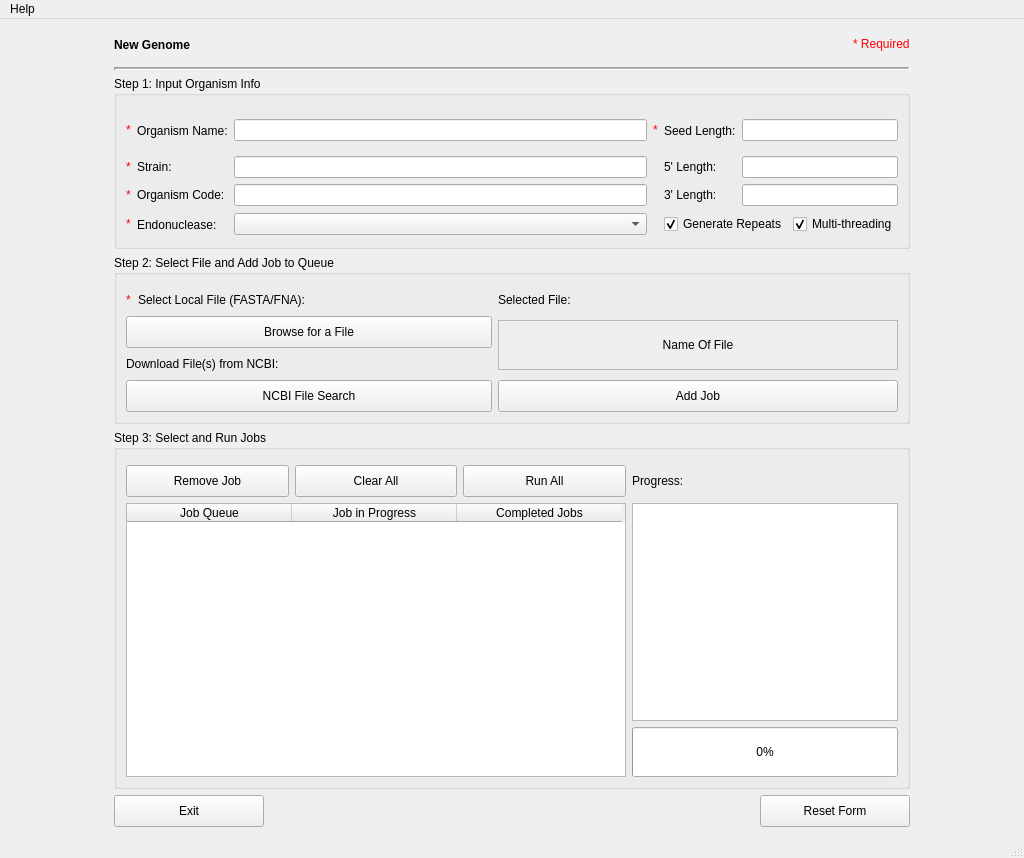
<?xml version="1.0" encoding="UTF-8"?>
<ui version="4.0">
 <class>MainWindow</class>
 <widget class="QMainWindow" name="MainWindow">
  <property name="geometry">
   <rect>
    <x>0</x>
    <y>0</y>
    <width>1024</width>
    <height>858</height>
   </rect>
  </property>
  <property name="font">
   <font>
    <family>Arial</family>
    <weight>50</weight>
    <italic>false</italic>
    <bold>false</bold>
   </font>
  </property>
  <property name="windowTitle">
   <string>New Genome</string>
  </property>
  <property name="styleSheet">
   <string notr="true">font: 16px 'Arial';</string>
  </property>
  <widget class="QWidget" name="centralwidget">
   <property name="styleSheet">
    <string notr="true"/>
   </property>
   <layout class="QGridLayout" name="gridLayout_9">
    <item row="4" column="3">
     <spacer name="horizontalSpacer_3">
      <property name="orientation">
       <enum>Qt::Horizontal</enum>
      </property>
      <property name="sizeHint" stdset="0">
       <size>
        <width>40</width>
        <height>20</height>
       </size>
      </property>
     </spacer>
    </item>
    <item row="4" column="1" colspan="2">
     <layout class="QGridLayout" name="gridLayout_7">
      <item row="2" column="0" colspan="2">
       <widget class="QGroupBox" name="Step3">
        <property name="maximumSize">
         <size>
          <width>850</width>
          <height>16777215</height>
         </size>
        </property>
        <property name="font">
         <font>
          <family>Arial</family>
          <weight>50</weight>
          <italic>false</italic>
          <bold>false</bold>
         </font>
        </property>
        <property name="styleSheet">
         <string notr="true"/>
        </property>
        <property name="title">
         <string>Step 3: Select and Run Jobs</string>
        </property>
        <layout class="QGridLayout" name="gridLayout_8">
         <property name="topMargin">
          <number>15</number>
         </property>
         <item row="0" column="1">
          <widget class="QLabel" name="label_4">
           <property name="text">
            <string>Progress:</string>
           </property>
          </widget>
         </item>
         <item row="3" column="0" rowspan="3">
          <widget class="QTableWidget" name="job_Table">
           <property name="sizePolicy">
            <sizepolicy hsizetype="Preferred" vsizetype="Expanding">
             <horstretch>0</horstretch>
             <verstretch>0</verstretch>
            </sizepolicy>
           </property>
           <property name="minimumSize">
            <size>
             <width>500</width>
             <height>250</height>
            </size>
           </property>
           <property name="maximumSize">
            <size>
             <width>16777215</width>
             <height>16777215</height>
            </size>
           </property>
           <attribute name="horizontalHeaderDefaultSectionSize">
            <number>165</number>
           </attribute>
           <attribute name="horizontalHeaderMinimumSectionSize">
            <number>50</number>
           </attribute>
           <column>
            <property name="text">
             <string>Job Queue</string>
            </property>
            <property name="textAlignment">
             <set>AlignCenter</set>
            </property>
           </column>
           <column>
            <property name="text">
             <string>Job in Progress</string>
            </property>
            <property name="textAlignment">
             <set>AlignCenter</set>
            </property>
           </column>
           <column>
            <property name="text">
             <string>Completed Jobs</string>
            </property>
            <property name="textAlignment">
             <set>AlignCenter</set>
            </property>
           </column>
          </widget>
         </item>
         <item row="5" column="1" colspan="2">
          <widget class="QProgressBar" name="progressBar">
           <property name="minimumSize">
            <size>
             <width>0</width>
             <height>50</height>
            </size>
           </property>
           <property name="value">
            <number>0</number>
           </property>
          </widget>
         </item>
         <item row="3" column="1" rowspan="2" colspan="2">
          <widget class="QTextBrowser" name="output_browser">
           <property name="minimumSize">
            <size>
             <width>0</width>
             <height>0</height>
            </size>
           </property>
           <property name="verticalScrollBarPolicy">
            <enum>Qt::ScrollBarAsNeeded</enum>
           </property>
           <property name="horizontalScrollBarPolicy">
            <enum>Qt::ScrollBarAsNeeded</enum>
           </property>
           <property name="sizeAdjustPolicy">
            <enum>QAbstractScrollArea::AdjustIgnored</enum>
           </property>
           <property name="lineWrapMode">
            <enum>QTextEdit::NoWrap</enum>
           </property>
          </widget>
         </item>
         <item row="0" column="0">
          <layout class="QGridLayout" name="gridLayout_4">
           <property name="sizeConstraint">
            <enum>QLayout::SetFixedSize</enum>
           </property>
           <item row="0" column="1">
            <widget class="QPushButton" name="clearButton">
             <property name="minimumSize">
              <size>
               <width>0</width>
               <height>32</height>
              </size>
             </property>
             <property name="text">
              <string>Clear All</string>
             </property>
            </widget>
           </item>
           <item row="0" column="0">
            <widget class="QPushButton" name="remove_job">
             <property name="minimumSize">
              <size>
               <width>0</width>
               <height>32</height>
              </size>
             </property>
             <property name="text">
              <string>Remove Job</string>
             </property>
            </widget>
           </item>
           <item row="0" column="2">
            <widget class="QPushButton" name="runButton">
             <property name="minimumSize">
              <size>
               <width>0</width>
               <height>32</height>
              </size>
             </property>
             <property name="text">
              <string>Run All</string>
             </property>
            </widget>
           </item>
          </layout>
         </item>
        </layout>
       </widget>
      </item>
      <item row="1" column="0" colspan="2">
       <widget class="QGroupBox" name="Step2">
        <property name="minimumSize">
         <size>
          <width>796</width>
          <height>169</height>
         </size>
        </property>
        <property name="maximumSize">
         <size>
          <width>850</width>
          <height>169</height>
         </size>
        </property>
        <property name="styleSheet">
         <string notr="true"/>
        </property>
        <property name="title">
         <string>Step 2: Select File and Add Job to Queue</string>
        </property>
        <layout class="QGridLayout" name="gridLayout_3">
         <property name="topMargin">
          <number>15</number>
         </property>
         <item row="1" column="1" rowspan="2">
          <widget class="QScrollArea" name="scrollArea">
           <property name="maximumSize">
            <size>
             <width>400</width>
             <height>50</height>
            </size>
           </property>
           <property name="widgetResizable">
            <bool>true</bool>
           </property>
           <widget class="QWidget" name="scrollAreaWidgetContents">
            <property name="geometry">
             <rect>
              <x>0</x>
              <y>0</y>
              <width>398</width>
              <height>48</height>
             </rect>
            </property>
            <layout class="QHBoxLayout" name="horizontalLayout_4">
             <item>
              <widget class="QLabel" name="s_file">
               <property name="font">
                <font>
                 <family>Arial</family>
                 
                 <weight>50</weight>
                 <italic>false</italic>
                 <bold>false</bold>
                </font>
               </property>
               <property name="styleSheet">
                <string notr="true"/>
               </property>
               <property name="text">
                <string>Name Of File</string>
               </property>
               <property name="alignment">
                <set>Qt::AlignCenter</set>
               </property>
              </widget>
             </item>
            </layout>
           </widget>
          </widget>
         </item>
         <item row="0" column="0">
          <layout class="QGridLayout" name="gridLayout_10">
           <item row="0" column="0">
            <widget class="QLabel" name="label_17">
             <property name="sizePolicy">
              <sizepolicy hsizetype="Minimum" vsizetype="Preferred">
               <horstretch>0</horstretch>
               <verstretch>0</verstretch>
              </sizepolicy>
             </property>
             <property name="maximumSize">
              <size>
               <width>6</width>
               <height>16777215</height>
              </size>
             </property>
             <property name="text">
              <string>&lt;html&gt;&lt;head/&gt;&lt;body&gt;&lt;p&gt;&lt;span style=&quot; color:#fc0107;&quot;&gt;*&lt;/span&gt;&lt;/p&gt;&lt;/body&gt;&lt;/html&gt;</string>
             </property>
            </widget>
           </item>
           <item row="0" column="1">
            <widget class="QLabel" name="label_5">
             <property name="text">
              <string>Select Local File (FASTA/FNA):</string>
             </property>
            </widget>
           </item>
          </layout>
         </item>
         <item row="0" column="1">
          <widget class="QLabel" name="label_7">
           <property name="maximumSize">
            <size>
             <width>325</width>
             <height>23</height>
            </size>
           </property>
           <property name="text">
            <string>Selected File:</string>
           </property>
          </widget>
         </item>
         <item row="1" column="0">
          <widget class="QPushButton" name="browseForFile">
           <property name="minimumSize">
            <size>
             <width>0</width>
             <height>32</height>
            </size>
           </property>
           <property name="text">
            <string>Browse for a File</string>
           </property>
          </widget>
         </item>
         <item row="2" column="0">
          <widget class="QLabel" name="label_11">
           <property name="text">
            <string>Download File(s) from NCBI:</string>
           </property>
          </widget>
         </item>
         <item row="3" column="0">
          <widget class="QPushButton" name="NCBI_File_Search">
           <property name="minimumSize">
            <size>
             <width>0</width>
             <height>32</height>
            </size>
           </property>
           <property name="text">
            <string>NCBI File Search</string>
           </property>
          </widget>
         </item>
         <item row="3" column="1">
          <widget class="QPushButton" name="submitButton">
           <property name="minimumSize">
            <size>
             <width>0</width>
             <height>32</height>
            </size>
           </property>
           <property name="text">
            <string>Add Job</string>
           </property>
          </widget>
         </item>
        </layout>
       </widget>
      </item>
      <item row="0" column="0" colspan="2" alignment="Qt::AlignHCenter">
       <widget class="QGroupBox" name="Step1">
        <property name="minimumSize">
         <size>
          <width>796</width>
          <height>173</height>
         </size>
        </property>
        <property name="maximumSize">
         <size>
          <width>850</width>
          <height>173</height>
         </size>
        </property>
        <property name="font">
         <font>
          <family>Arial</family>
          
          <weight>50</weight>
          <italic>false</italic>
          <bold>false</bold>
         </font>
        </property>
        <property name="styleSheet">
         <string notr="true"/>
        </property>
        <property name="title">
         <string>Step 1: Input Organism Info</string>
        </property>
        <layout class="QGridLayout" name="gridLayout_2">
         <property name="topMargin">
          <number>15</number>
         </property>
         <item row="0" column="0" rowspan="4" colspan="3">
          <layout class="QGridLayout" name="gridLayout">
           <item row="0" column="0" rowspan="4">
            <widget class="QLabel" name="label_12">
             <property name="text">
              <string>&lt;html&gt;&lt;head/&gt;&lt;body&gt;&lt;p&gt;&lt;span style=&quot; color:#fc0107;&quot;&gt;*&lt;/span&gt;&lt;/p&gt;&lt;/body&gt;&lt;/html&gt;</string>
             </property>
            </widget>
           </item>
           <item row="5" column="0">
            <widget class="QLabel" name="label_13">
             <property name="text">
              <string>&lt;html&gt;&lt;head/&gt;&lt;body&gt;&lt;p&gt;&lt;span style=&quot; color:#fc0107;&quot;&gt;*&lt;/span&gt;&lt;/p&gt;&lt;/body&gt;&lt;/html&gt;</string>
             </property>
            </widget>
           </item>
           <item row="0" column="1" rowspan="4">
            <widget class="QLabel" name="OrganismName">
             <property name="text">
              <string>Organism Name:</string>
             </property>
            </widget>
           </item>
           <item row="0" column="4" rowspan="4">
            <widget class="QLabel" name="label_2">
             <property name="toolTip">
              <string>&lt;html&gt;&lt;head/&gt;&lt;body&gt;&lt;p&gt;The length in nucleotides of the region of gRNA most crucial&lt;/p&gt;&lt;p&gt;for gRNA binding. CASPER uses this value to find repeated&lt;/p&gt;&lt;p&gt;gRNA sequences.&lt;/p&gt;&lt;/body&gt;&lt;/html&gt;</string>
             </property>
             <property name="text">
              <string>Seed Length:</string>
             </property>
            </widget>
           </item>
           <item row="0" column="5" rowspan="4" colspan="2">
            <widget class="QLineEdit" name="seed_length">
             <property name="maximumSize">
              <size>
               <width>16777215</width>
               <height>16777215</height>
              </size>
             </property>
             <property name="readOnly">
              <bool>true</bool>
             </property>
            </widget>
           </item>
           <item row="4" column="5" colspan="2">
            <widget class="QLineEdit" name="five_length">
             <property name="maximumSize">
              <size>
               <width>16777215</width>
               <height>16777215</height>
              </size>
             </property>
             <property name="readOnly">
              <bool>true</bool>
             </property>
            </widget>
           </item>
           <item row="6" column="0" rowspan="2">
            <widget class="QLabel" name="label_14">
             <property name="text">
              <string>&lt;html&gt;&lt;head/&gt;&lt;body&gt;&lt;p&gt;&lt;span style=&quot; color:#fc0107;&quot;&gt;*&lt;/span&gt;&lt;/p&gt;&lt;/body&gt;&lt;/html&gt;</string>
             </property>
            </widget>
           </item>
           <item row="5" column="1">
            <widget class="QLabel" name="label">
             <property name="toolTip">
              <string>The organism code is the manner in which CASPER will label its data files
and references for the organism you are importing here.</string>
             </property>
             <property name="text">
              <string>Organism Code:</string>
             </property>
            </widget>
           </item>
           <item row="0" column="2" rowspan="4">
            <widget class="QLineEdit" name="orgName">
             <property name="maximumSize">
              <size>
               <width>16777215</width>
               <height>16777215</height>
              </size>
             </property>
            </widget>
           </item>
           <item row="4" column="1">
            <widget class="QLabel" name="Subspecies">
             <property name="toolTip">
              <string/>
             </property>
             <property name="text">
              <string>Strain:</string>
             </property>
            </widget>
           </item>
           <item row="6" column="2" rowspan="2">
            <widget class="QComboBox" name="comboBoxEndo">
             <property name="maximumSize">
              <size>
               <width>16777215</width>
               <height>16777215</height>
              </size>
             </property>
            </widget>
           </item>
           <item row="5" column="4">
            <widget class="QLabel" name="label_9">
             <property name="toolTip">
              <string>&lt;html&gt;&lt;head/&gt;&lt;body&gt;&lt;p&gt;Length in nucleotides of gRNA sequence downstream (3')&lt;/p&gt;&lt;p&gt;of the seed.&lt;/p&gt;&lt;/body&gt;&lt;/html&gt;</string>
             </property>
             <property name="text">
              <string>3' Length:</string>
             </property>
            </widget>
           </item>
           <item row="6" column="6" rowspan="2">
            <widget class="QCheckBox" name="mt">
             <property name="text">
              <string>Multi-threading</string>
             </property>
             <property name="checked">
              <bool>true</bool>
             </property>
            </widget>
           </item>
           <item row="4" column="4">
            <widget class="QLabel" name="label_3">
             <property name="toolTip">
              <string>&lt;html&gt;&lt;head/&gt;&lt;body&gt;&lt;p&gt;Length in nucleotides of gRNA sequence upstream (5')&lt;/p&gt;&lt;p&gt;of the seed.&lt;/p&gt;&lt;/body&gt;&lt;/html&gt;</string>
             </property>
             <property name="text">
              <string>5' Length:</string>
             </property>
            </widget>
           </item>
           <item row="5" column="2">
            <widget class="QLineEdit" name="orgCode">
             <property name="maximumSize">
              <size>
               <width>16777215</width>
               <height>16777215</height>
              </size>
             </property>
            </widget>
           </item>
           <item row="6" column="1" rowspan="2">
            <widget class="QLabel" name="endoNameLabel">
             <property name="toolTip">
              <string>The Cas endonuclease selected determines the gRNA
search parameters</string>
             </property>
             <property name="text">
              <string>Endonuclease:</string>
             </property>
            </widget>
           </item>
           <item row="4" column="2">
            <widget class="QLineEdit" name="strainName">
             <property name="maximumSize">
              <size>
               <width>16777215</width>
               <height>16777215</height>
              </size>
             </property>
            </widget>
           </item>
           <item row="5" column="5" colspan="2">
            <widget class="QLineEdit" name="three_length">
             <property name="maximumSize">
              <size>
               <width>16777215</width>
               <height>16777215</height>
              </size>
             </property>
             <property name="readOnly">
              <bool>true</bool>
             </property>
            </widget>
           </item>
           <item row="6" column="4" rowspan="2" colspan="2">
            <widget class="QCheckBox" name="repeats_box">
             <property name="text">
              <string>Generate Repeats</string>
             </property>
             <property name="checked">
              <bool>true</bool>
             </property>
            </widget>
           </item>
           <item row="0" column="3" rowspan="4">
            <widget class="QLabel" name="label_15">
             <property name="text">
              <string>&lt;html&gt;&lt;head/&gt;&lt;body&gt;&lt;p&gt;&lt;span style=&quot; color:#fc0107;&quot;&gt;*&lt;/span&gt;&lt;/p&gt;&lt;/body&gt;&lt;/html&gt;</string>
             </property>
            </widget>
           </item>
           <item row="4" column="0">
            <widget class="QLabel" name="label_6">
             <property name="text">
              <string>&lt;html&gt;&lt;head/&gt;&lt;body&gt;&lt;p&gt;&lt;span style=&quot; color:#fc0107;&quot;&gt;*&lt;/span&gt;&lt;/p&gt;&lt;/body&gt;&lt;/html&gt;</string>
             </property>
            </widget>
           </item>
          </layout>
         </item>
        </layout>
       </widget>
      </item>
     </layout>
    </item>
    <item row="1" column="1" colspan="2">
     <widget class="Line" name="line_2">
      <property name="lineWidth">
       <number>2</number>
      </property>
      <property name="midLineWidth">
       <number>1</number>
      </property>
      <property name="orientation">
       <enum>Qt::Horizontal</enum>
      </property>
     </widget>
    </item>
    <item row="5" column="1">
     <widget class="QPushButton" name="contButton">
      <property name="minimumSize">
       <size>
        <width>150</width>
        <height>32</height>
       </size>
      </property>
      <property name="maximumSize">
       <size>
        <width>150</width>
        <height>16777215</height>
       </size>
      </property>
      <property name="font">
       <font>
        <family>Arial</family>
        
        <weight>50</weight>
        <italic>false</italic>
        <bold>false</bold>
       </font>
      </property>
      <property name="styleSheet">
       <string notr="true"/>
      </property>
      <property name="text">
       <string>Exit</string>
      </property>
     </widget>
    </item>
    <item row="5" column="2" alignment="Qt::AlignRight">
     <widget class="QPushButton" name="resetButton">
      <property name="minimumSize">
       <size>
        <width>150</width>
        <height>32</height>
       </size>
      </property>
      <property name="maximumSize">
       <size>
        <width>150</width>
        <height>16777215</height>
       </size>
      </property>
      <property name="text">
       <string>Reset Form</string>
      </property>
     </widget>
    </item>
    <item row="0" column="2" alignment="Qt::AlignRight">
     <widget class="QLabel" name="label_16">
      <property name="maximumSize">
       <size>
        <width>16777215</width>
        <height>33</height>
       </size>
      </property>
      <property name="text">
       <string>&lt;html&gt;&lt;head/&gt;&lt;body&gt;&lt;p&gt;&lt;span style=&quot; color:#fc0107;&quot;&gt;* Required&lt;/span&gt;&lt;/p&gt;&lt;/body&gt;&lt;/html&gt;</string>
      </property>
     </widget>
    </item>
    <item row="0" column="1">
     <widget class="QLabel" name="label_8">
      <property name="minimumSize">
       <size>
        <width>0</width>
        <height>0</height>
       </size>
      </property>
      <property name="maximumSize">
       <size>
        <width>16777215</width>
        <height>50</height>
       </size>
      </property>
      <property name="font">
       <font>
        <family>Arial</family>
        
        <weight>75</weight>
        <italic>false</italic>
        <bold>true</bold>
       </font>
      </property>
      <property name="styleSheet">
       <string notr="true">font: bold 20px 'Arial';</string>
      </property>
      <property name="text">
       <string>New Genome</string>
      </property>
      <property name="scaledContents">
       <bool>false</bool>
      </property>
     </widget>
    </item>
    <item row="4" column="0">
     <spacer name="horizontalSpacer_2">
      <property name="orientation">
       <enum>Qt::Horizontal</enum>
      </property>
      <property name="sizeHint" stdset="0">
       <size>
        <width>40</width>
        <height>20</height>
       </size>
      </property>
     </spacer>
    </item>
   </layout>
  </widget>
  <widget class="QStatusBar" name="statusbar"/>
  <widget class="QMenuBar" name="menubar">
   <property name="geometry">
    <rect>
     <x>0</x>
     <y>0</y>
     <width>1024</width>
     <height>24</height>
    </rect>
   </property>
   <widget class="QMenu" name="menuHelp">
    <property name="title">
     <string>Help</string>
    </property>
    <addaction name="visit_repo"/>
    <addaction name="go_ncbi"/>
   </widget>
   <addaction name="menuHelp"/>
  </widget>
  <action name="actionExisting_Organism">
   <property name="text">
    <string>Existing Organism</string>
   </property>
  </action>
  <action name="actionAdd_Endonuclease">
   <property name="text">
    <string>Add Endonuclease</string>
   </property>
  </action>
  <action name="actionView_Statistics">
   <property name="text">
    <string>View Statistics</string>
   </property>
  </action>
  <action name="actionChange_Directory">
   <property name="text">
    <string>Change Directory</string>
   </property>
  </action>
  <action name="visit_repo">
   <property name="text">
    <string>Visit Repository</string>
   </property>
  </action>
  <action name="go_ncbi">
   <property name="text">
    <string>Go to NCBI</string>
   </property>
  </action>
 </widget>
 <tabstops>
  <tabstop>orgName</tabstop>
  <tabstop>strainName</tabstop>
  <tabstop>orgCode</tabstop>
  <tabstop>comboBoxEndo</tabstop>
  <tabstop>repeats_box</tabstop>
  <tabstop>mt</tabstop>
  <tabstop>browseForFile</tabstop>
  <tabstop>remove_job</tabstop>
  <tabstop>clearButton</tabstop>
  <tabstop>runButton</tabstop>
  <tabstop>contButton</tabstop>
  <tabstop>resetButton</tabstop>
  <tabstop>five_length</tabstop>
  <tabstop>output_browser</tabstop>
  <tabstop>job_Table</tabstop>
  <tabstop>three_length</tabstop>
  <tabstop>scrollArea</tabstop>
  <tabstop>seed_length</tabstop>
 </tabstops>
 <resources/>
 <connections/>
</ui>
